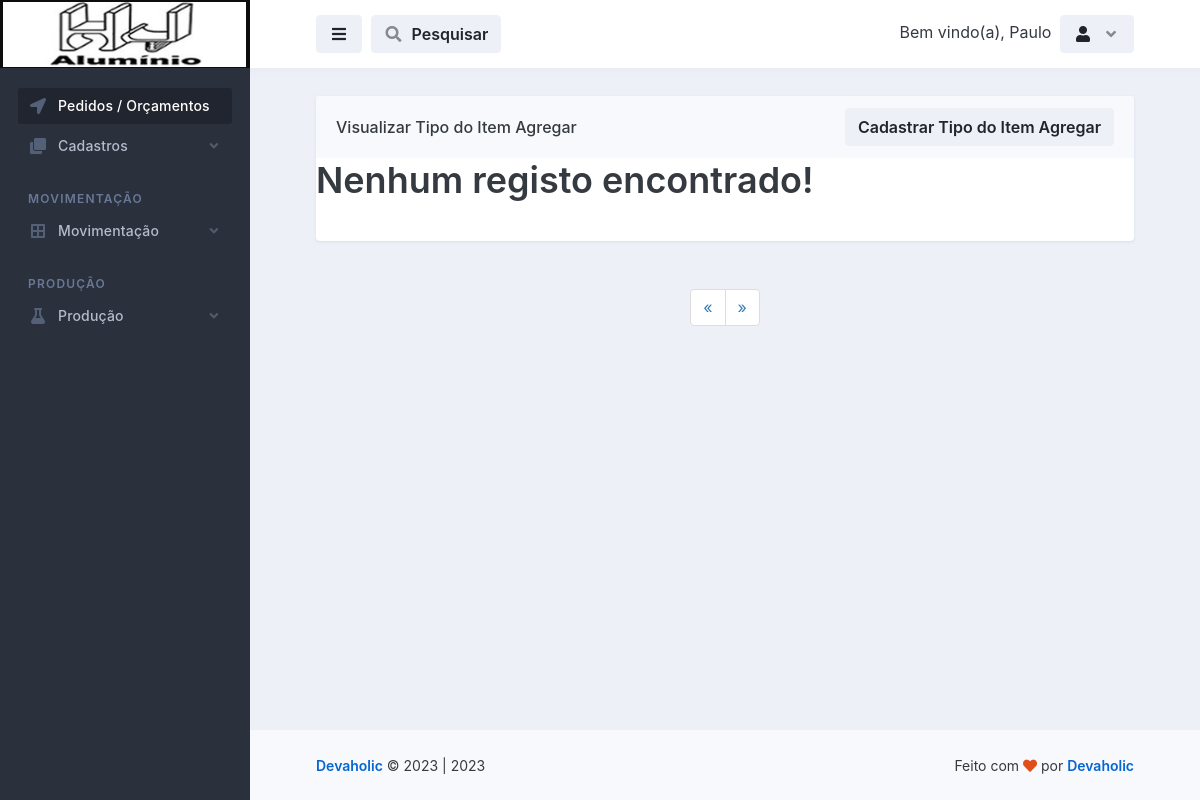
/tipo_do_item_agregar/visualizar_tipo_do_item_agregar.php (signed in), run on an earlier commit of the app's database.
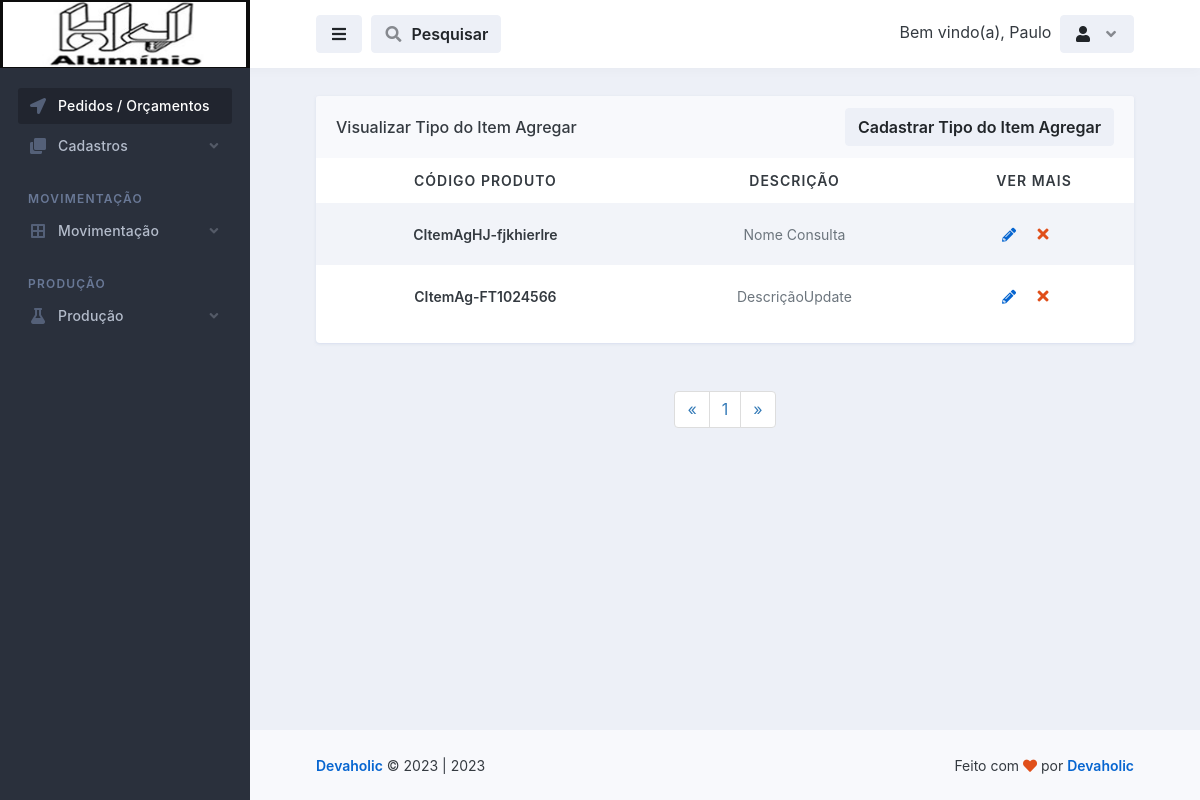
And on a later commit of the database.
### tables this page shows
CREATE TABLE `tipo_do_item_agregar` (
  `id` int(11) NOT NULL,
  `descricao` varchar(255) NOT NULL,
  `codigo_produto` varchar(255) NOT NULL
);

### database.php (called while the page is built, shortened)
<?php
    class database
    {
        public $server = 'localhost';
        public $user = 'root';
        public $pass = '';
        public $bdn = 'maxportas';
        public function __construct()
        {
            try{
            $this->conn = new PDO('mysql:host='.$this->server.'; dbname='.$this->bdn, $this->user, $this->pass);
            } catch(PDOException $e){
                echo "Error $e";
            }
        }
    }
?>

### controllers/controllers_tipo_do_item_agregar.php (called while the page is built, shortened)
<?php
    include "../database.php";
class controllers_tipo_do_item_agregar extends database
{
    public function selecionar_tipo_do_item_agregar()
    {
        $selecionar_tipo_do_item_agregar = $this->conn->prepare("SELECT * FROM tipo_do_item_agregar ORDER BY id DESC");
        $selecionar_tipo_do_item_agregar->execute();
        $resultipo_do_item_agregar = $selecionar_tipo_do_item_agregar->fetchAll(PDO::FETCH_ASSOC);
        return $resultipo_do_item_agregar;
    }
}
?>

### tipo_do_item_agregar/visualizar_tipo_do_item_agregar.php (the view, shortened to what the changed rows need)
<?php
$servidor = "localhost";
$usuario = "root";
$senha = "";
$dbname = "maxportas";
$conn = mysqli_connect($servidor, $usuario, $senha, $dbname);
$pagina = (isset($_GET['pagina']))? $_GET['pagina'] : 1;
$result_tipo_do_item_agregar = "SELECT * FROM tipo_do_item_agregar ORDER BY id DESC";
$resultado_tipo_do_item_agregar = mysqli_query($conn, $result_tipo_do_item_agregar);
$total_tipo_do_item_agregar = mysqli_num_rows($resultado_tipo_do_item_agregar);
$quantidade_pg = 10;
$num_pagina = ceil($total_tipo_do_item_agregar/$quantidade_pg);
$incio = ($quantidade_pg*$pagina)-$quantidade_pg;
$result_tipo_do_item_agregar = "SELECT * FROM tipo_do_item_agregar ORDER BY id DESC limit $incio, $quantidade_pg";
$resultado_tipo_do_item_agregar = mysqli_query($conn, $result_tipo_do_item_agregar);
?>
<!doctype html>
<html lang="en">
  <head>
    <link rel="stylesheet" id="css-main" href="../assets/css/dashmix.min.css">
    <link rel="stylesheet" href="../assets/css/pagination.css">
  </head>
  <body>
    <div id="page-container" class="sidebar-o sidebar-dark enable-page-overlay side-scroll page-header-fixed main-content-narrow">
      <main id="main-container">
        <div class="content content-full content-boxed">
          <div class="row">
            <div class="col-md-12">
              <div class="block block-rounded block-mode-loading-refresh">
                <div class="table-responsive">
                  <table class="table table-striped table-hover table-borderless table-vcenter fs-sm">
                  <?php
                    require_once "../controllers/controllers_tipo_do_item_agregar.php";
                    $selecionar_tipo_do_item_agregar = new controllers_tipo_do_item_agregar();
                    $result_tipo_do_item_agregar = $selecionar_tipo_do_item_agregar->selecionar_tipo_do_item_agregar();
                    if(count($result_tipo_do_item_agregar) > 0)
                    { ?>
                    <thead style="text-align: center;">
                      <tr class="text-uppercase">
                        <th>Código Produto</th>
                        <th>Descrição</th>
                        <th>Ver Mais</th>
                      </tr>
                    </thead>
                    <?php }?>
                    <tbody style="text-align: center;">
                        <?php
                            require_once "../controllers/controllers_tipo_do_item_agregar.php";
                            $selecionar_tipo_do_item_agregar = new controllers_tipo_do_item_agregar();
                            $result_tipo_do_item_agregar = $selecionar_tipo_do_item_agregar->selecionar_tipo_do_item_agregar();
                            if(count($result_tipo_do_item_agregar) > 0)
                            {
                              while($row_tipo_do_item_agregar = mysqli_fetch_assoc($resultado_tipo_do_item_agregar)){ ?>
                                <tr style="text-align: center;">
                                  <td>
                                      <span class="fw-semibold"><?php echo $row_tipo_do_item_agregar['codigo_produto']; ?></span>
                                  </td>
                                  <td>
                                    <span class="fs-sm text-muted"><?php echo $row_tipo_do_item_agregar['descricao'];?></span>
                                  </td>
                                  <td class="text-center text-nowrap fw-medium" style="display: flex; justify-content: center; align-items: center;">
                                    <a href="./atualizar_tipo_do_item_agregar.php?atualizar_agregar=<?php $idCriptografado = base64_encode($row_tipo_do_item_agregar['id']); echo $idCriptografado;?>">
                                        <i class="fa fa-pencil-alt me-1 opacity-100"></i>
                                    </a>
                                    <?php
                                       echo "<button class='btn' onclick='abrirModal(".$row_tipo_do_item_agregar['id'].")'><i class='fa fa-fw fa-times text-danger'></i></button>";
                                    ?>
                                  </td>
                                </tr>
                          <?php } } else { echo "<h1>Nenhum registo encontrado!</h1>"; } ?>
                    </tbody>
                  </table>
                </div>
                </div>
                <nav class="text-center">
                  <ul class="pagination">
                    <?php
                    for($i = 1; $i < $num_pagina + 1; $i++){ ?>
                      <li><a href="visualizar_tipo_do_item_agregar.php?pagina=<?php echo $i; ?>"><?php echo $i; ?></a>
                      </li>
                    <?php } ?>
                  </ul>
                </nav>
              </div>
        </div>
      </main>
    </div>
  </body>
</html>

What changed in the data, as far as the page shows it:
added tipo_do_item_agregar: codigo_produto "CItemAgHJ-fjkhierlre", descricao "Nome Consulta"
added tipo_do_item_agregar: codigo_produto "CItemAg-FT1024566", descricao "DescriçãoUpdate"
Also different on the page:
text no longer shown: "Nenhum registo encontrado!"
text now shown: "CÓDIGO PRODUTO DESCRIÇÃO VER MAIS"
new list line: "1"
